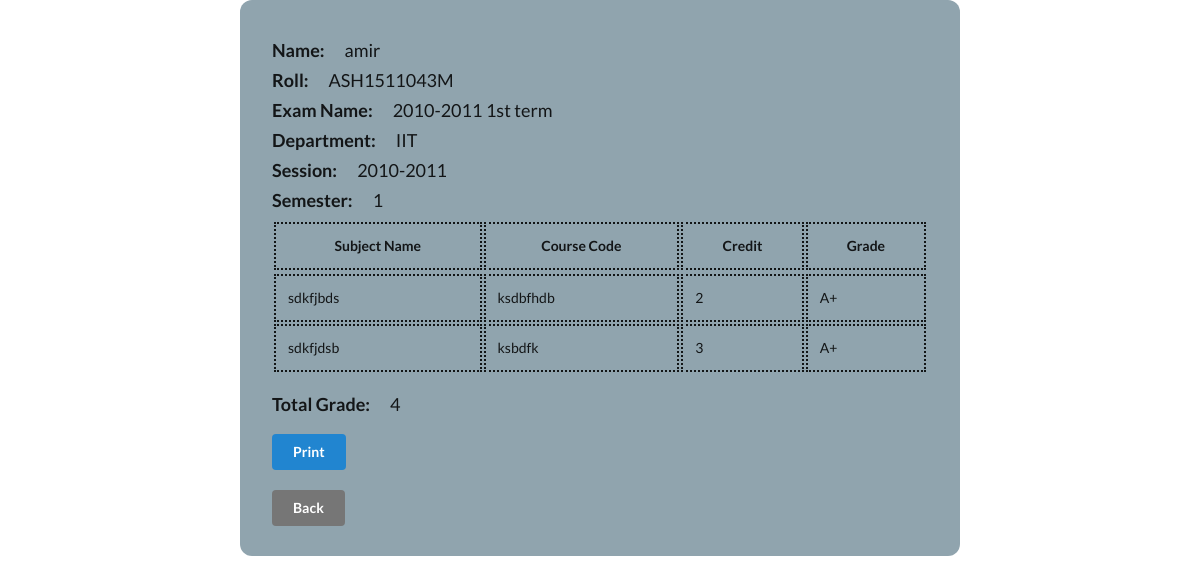
Screenshot of /student/exam_marksheet.php?examid=4 (signed in) with the database file from the repository.
### tables this page shows
CREATE TABLE `profile` (
  `id` int(11) NOT NULL,
  `user_id` int(11) NOT NULL,
  `department` varchar(150) DEFAULT NULL,
  `session` varchar(100) DEFAULT NULL,
  `roll` varchar(20) DEFAULT NULL,
  `gender` varchar(20) DEFAULT NULL,
  `current_semister` int(11) DEFAULT NULL
);

CREATE TABLE `exam` (
  `id` int(11) NOT NULL,
  `department` varchar(100) NOT NULL,
  `session` varchar(100) NOT NULL,
  `semister` varchar(100) NOT NULL,
  `name` varchar(150) NOT NULL,
  `management` int(11) DEFAULT NULL
);

CREATE TABLE `exam_subject` (
  `id` int(11) NOT NULL,
  `name` varchar(150) NOT NULL,
  `code` varchar(50) NOT NULL,
  `credit` int(11) NOT NULL,
  `exam_date` varchar(50) NOT NULL,
  `management` int(11) DEFAULT NULL,
  `exam` int(11) DEFAULT NULL
);

### student/exam_marksheet.php (the view, shortened to what this page needs)
<?php
	include_once("../header.php");
?>
    <link rel="stylesheet" type="text/css" href="/exam/css/admin/index.css" />
</head>
<body>
	<?php
    $userid = $_SESSION["id"];
		$total_credit_get = 0;
		$total_subject_credit = 0;
	?>
    <?php
        $examid = $_GET['examid'];
        $query=mysqli_query($conn, "SELECT * FROM exam WHERE id = '$examid'");
        $row=mysqli_fetch_array($query);
    ?>
		<?php
        $query_s=mysqli_query($conn, "SELECT * FROM profile WHERE user_id = '$userid'");
        $row_s=mysqli_fetch_array($query_s);
    ?>
    <div class="printable">
			<div class="container">
				<div class="summery">
					<div class="single-row">
						<div class="label">Name: </div>
						<div class="value"><?php echo $_SESSION["username"]; ?></div>
					</div>
					<div class="single-row">
						<div class="label">Roll: </div>
						<div class="value"><?php echo $row_s["roll"]; ?></div>
					</div>
					<div class="single-row">
						<div class="label">Exam Name: </div>
						<div class="value"><?php echo $row["name"]; ?></div>
					</div>
					<div class="single-row">
						<div class="label">Department: </div>
						<div class="value"><?php echo $row["department"]; ?></div>
					</div>
					<div class="single-row">
						<div class="label">Session: </div>
						<div class="value"><?php echo $row["session"]; ?></div>
					</div>
					<div class="single-row">
						<div class="label">Semester: </div>
						<div class="value"><?php echo $row["semister"]; ?></div>
					</div>
				</div>
				<?php
					$s_query = "SELECT * FROM exam_subject WHERE exam='$examid' ORDER BY id desc";
					$s_result = $conn->query($s_query);
					$s_row_count = $s_result->num_rows;
				?>
				<?php
        	if($s_row_count > 0){
    		?>
					<table>
						<thead>
							<tr>
								<th>Subject Name</th>
								<th>Course Code</th>
								<th>Credit</th>
								<th>Grade</th>
						</thead>
						<tbody>
							<?php
								foreach($s_result as $row) {
										$subject_id = $row["id"];
										$m_query=mysqli_query($conn, "SELECT * FROM student_subject_relation WHERE exam='$examid' && subject='$subject_id' && student='$userid'");
										$m_row=mysqli_fetch_array($m_query);
							?>
								<?php
									$total_subject_credit += $row["credit"];
								?>
								<tr>
									<td><?php echo $row["name"]; ?></td>
									<td><?php echo $row["code"]; ?></td>
									<td><?php echo $row["credit"]; ?></td>
									<td>
										<?php
											$marks = $m_row["marks"];
											if($marks > 79){
												echo "A+";
												$total_credit_get += 4 * $row["credit"];
											}else if($marks > 74 && $marks < 80){
												echo "A";
												$total_credit_get += 3.75 * $row["credit"];
											}else if($marks > 69 && $marks < 75){
												echo "A-";
												$total_credit_get += 3.5 * $row["credit"];
											}else if($marks > 64 && $marks < 70){
												echo "B+";
												$total_credit_get += 3.25 * $row["credit"];
											}else if($marks > 59 && $marks < 65){
												echo "B";
												$total_credit_get += 3 * $row["credit"];
											}else if($marks > 54 && $marks < 60){
												echo "B-";
												$total_credit_get += 2.75 * $row["credit"];
											}else if($marks > 49 && $marks < 55){
												echo "C+";
												$total_credit_get += 2.5 * $row["credit"];
											}else if($marks > 44 && $marks < 50){
												echo "C";
												$total_credit_get += 2.25 * $row["credit"];
											}else if($marks > 39 && $marks < 45){
												echo "D";
												$total_credit_get += 2 * $row["credit"];
											}else if($marks < 40){
												echo "F";
												$total_credit_get += 0 * $row["credit"];
											}
										?>
									</td>
								</tr>
							<?php
								}
							?>
						</tbody>
					</table>
					<div class="single-row" style="margin-top: 20px;">
						<div class="label">Total Grade: </div>
						<div class="value"><?php echo round($total_credit_get / $total_subject_credit, 2); ?></div>
					</div>
					<div class="single-row printable-row" style="margin-top: 20px;">
						<button type="button" class="ui blue button print">Print</button>
					</div>
					<div class="single-row printable-row" style="margin-top: 20px;">
						<a href="./exam_detail.php?examid=<?php echo $examid; ?>" class="ui grey button">Back</a>
					</div>
				<?php
        	}
    		?>
			</div>
    </div>
	<?php
		include_once("../footer.php");
	?>

### exam/css/admin/index.css (style rules this page uses)
.single-row { display: flex; flex-direction: row; gap: 20px; margin-bottom: 10px; }
.label { font-size: 18px; font-weight: 600; }
.value { font-size: 18px; font-weight: 400; }

### student/exam_marksheet.php (style rules this page uses)
.container { width: 720px; min-height: 440px; margin: 0 auto; padding-bottom: 20px; padding-left: 32px; padding-right: 32px; padding-top: 40px; border-radius: 12px; background-color: #90a4ae; font-family: Lato; }
table { width: 100%; margin: 0 auto; }
td, th { padding: 12px; border: 2px dotted; }

### rows the page displays
profile: roll "ASH1511043M"
exam: name "2010-2011 1st term", department "IIT", session "2010-2011", semister "1"
exam_subject: name "sdkfjbds", code "ksdbfhdb", credit "2"
exam_subject: name "sdkfjdsb", code "ksbdfk", credit "3"

### other values shown
$_SESSION["username"] "amir"
$total_credit_get / $total_subject_credit "4"
